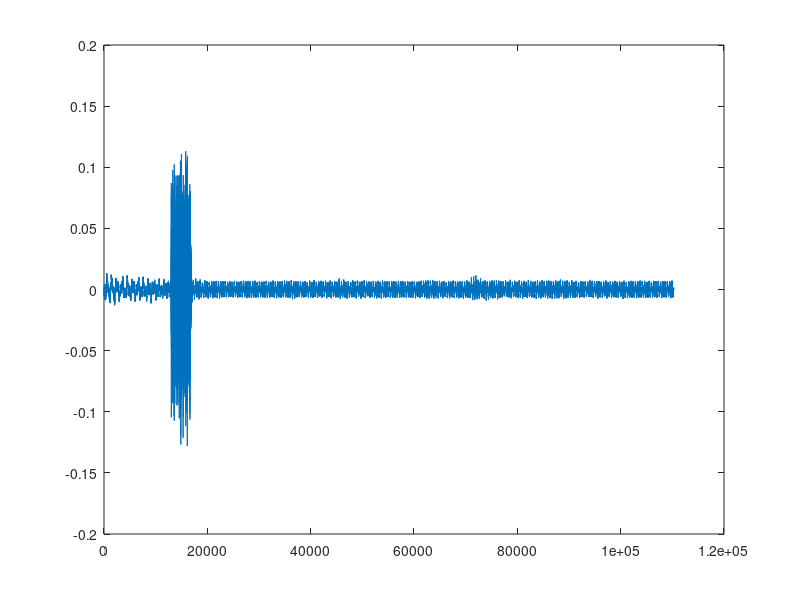

Write the MATLAB code that produced this figure. (Note: this script raises an error after producing the figure.)
%% Load p025c80r4212.mat
close all
load('pontusdaniel141202/p025c80r4212.mat')
plot(yrec)

rngpilots = 42; %#ok<*NASGU>
rngmessage = 12;
lengthCycP = 80; % Length of cyclic prefix
startsample = 1.3013e4;
startsample = startsample-290
startsample2 = sigStart2(yrec, tlength(lengthCycP,128,10),lengthCycP,'plot')
diff = startsample-startsample2
hold on
stem(startsample,0.1,'y')
hold off
startsample = startsample2;
%% Load p025c40r4313.mat
close all
load('pontusdaniel141202/p025c40r4313.mat')
plot(yrec)

rngpilots = 43;
rngmessage = 13;
lengthCycP = 40; % Length of cyclic prefix
startsample = 1.6644e4;
startsample = startsample-120 
startsample2 = sigStart2(yrec, tlength(lengthCycP,128,10),lengthCycP,'plot')
diff = startsample-startsample2
hold on
stem(startsample,0.1,'y')
hold off
startsample = startsample2;
%% Load p015c80r4414.mat
close all
load('pontusdaniel141202/p015c80r4414.mat')
plot(yrec)

rngpilots = 44;
rngmessage = 14;
lengthCycP = 80; % Length of cyclic prefix
startsample = 1.5109e4;
startsample = startsample-250 
startsample2 = sigStart2(yrec, tlength(lengthCycP,128,10),lengthCycP,'plot')
diff = startsample-startsample2
hold on
stem(startsample,0.1,'y')
hold off
startsample = startsample2;
%% Load p015c40r4515.mat
close all
load('pontusdaniel141202/p015c40r4515.mat')
plot(yrec)

rngpilots = 45;
rngmessage = 15;
lengthCycP = 40; % Length of cyclic prefix
startsample = 1.8722e4;
startsample = startsample-270
startsample2 = sigStart2(yrec, tlength(lengthCycP,128,10),lengthCycP,'plot')
diff = startsample-startsample2
hold on
stem(startsample,0.1,'y')
hold off
startsample = startsample2;
%% Load p005c80r4616.mat
close all
load('pontusdaniel141202/p005c80r4616.mat')
plot(yrec)

rngpilots = 46;
rngmessage = 16;
lengthCycP = 80; % Length of cyclic prefix
startsample = 1.6105e4;
startsample = startsample -330
startsample2 = sigStart2(yrec, tlength(lengthCycP,128,10),lengthCycP,'plot')
diff = startsample-startsample2
hold on
stem(startsample,0.1,'y')
hold off
startsample = startsample2;

noiseAmp = var(yrec(21940:48880))
sigAmp = var(yrec(16120:19840))
SNR = sigAmp/noiseAmp


%% Load p005c40r4717.mat
close all
load('pontusdaniel141202/p005c40r4717.mat')
plot(yrec)

rngpilots = 47;
rngmessage = 17;
lengthCycP = 40; % Length of cyclic prefix
startsample = 9140;
startsample = startsample -210
startsample2 = sigStart2(yrec, tlength(lengthCycP,128,10),lengthCycP,'plot')
diff = startsample-startsample2
hold on
stem(startsample,0.1,'y')
hold off
startsample = startsample2;
%% Load p002c80r4818.mat
close all
load('pontusdaniel141202/p002c80r4818.mat')
plot(yrec)

rngpilots = 48;
rngmessage = 18;
lengthCycP = 80; % Length of cyclic prefix
startsample = 1.0795e4;
startsample = startsample -650
startsample2 = sigStart2(yrec, tlength(lengthCycP,128,10),lengthCycP,'plot')
diff = startsample-startsample2
hold on
stem(startsample,0.1,'y')
hold off
startsample = startsample2;
%% General Parameters & Start plot
fs = 22050;      % Sampling frequency
fc = 4000;       % Center frequency
R = 10;           % Upsampling nymber
N = 128;         % Number of bits to send
NN = 2^14;       % Number of frequency grid points
%lengthCycP = 80; % Length of cyclic prefix
E = 100;           % Gain

%Pilots
rng(rngpilots);
pilotBits = 2*round(rand(1,2*N))-1;
%Message
rng(rngmessage);
cheatmessageBits = 2*round(rand(1, 2*N)) - 1;

% Modify samples - Cut yrec to right length
close all
truelength = tlength(lengthCycP,N,R);
truelength =  truelength + 800;
zmr = yrec(startsample:startsample+truelength-1);
figure
plot(zmr)

% RECIEVER first part
close all

%Demodulation
yib = demodulate(zmr,fs,fc,NN,zmr);

%Decimation
B = firpm(32,2*[0 0.5/R*0.9 0.5/R*1.6 1/2],[1 1 0 0]);
yi = conv(yib,B);

%Down sampling
y = yi(1:R:end);

% Check BER for different syncerrors between start and stop
close all
start = -lengthCycP -0;
stop = lengthCycP-0;
clc
[BERpilot,BERmessage] = findSynchError(start, stop, y, pilotBits,cheatmessageBits, lengthCycP, N, E);

plot(start:stop,BERmessage);
% title('Bit errors for bit message')
xlabel('Shifted samples in baseband')
ylabel('# of bit errors')

%% Decode at one specific syncerror
synchError = 0; %Choose a synchError (check with findSynchError)
[estmessageBits, H_est, estpilotBits] = iOFDMToBits(y, pilotBits, lengthCycP, N, synchError, E);

%Plot the recieved estmessagebits
figure
stem(abs(H_est))
% title('stem(abs(Hest))')
xlabel('Samples');
ylabel('Amplitude');
figure 
stem(angle(H_est))
xlabel('Samples');
ylabel('Phase [rad]');
% title('stem(angle(Hest))')

%Check bitterror
estmessageBits01 = (estmessageBits + 1)./2;%convert to 1,0
cheatmessageBits01 = (cheatmessageBits + 1)./2;%convert to 1,0
biterrors = sum(abs(estmessageBits01 - cheatmessageBits01));
disp('Bit errors for recieved message');
disp(biterrors);
disp('with sycherror');
disp(synchError);

%% Frequency plotting
close all
w = (0:NN-1)/NN*fs;

f_yrec = abs(fft(yrec, NN));    % Recorded signal
f_dem = abs(fft(yib, NN));      % Demodulated signal
f_filt = abs(fft(yi, NN));
f_down = abs(fft(y, NN));

close all
figure(1)
plot(w,f_yrec);
title('yrec')
xlabel('Frequency [Hz]');
ylabel('Amplitude');
figure(2)
plot(f_dem);
title('y_dem')
xlabel('Frequency [Hz]');
ylabel('Amplitude');
figure(3)
plot(f_filt);
title('y_filt')
xlabel('Frequency [Hz]');
ylabel('Amplitude');
figure(4)
plot(f_down);
title('y_down')
xlabel('Frequency [Hz]');
ylabel('Amplitude');



